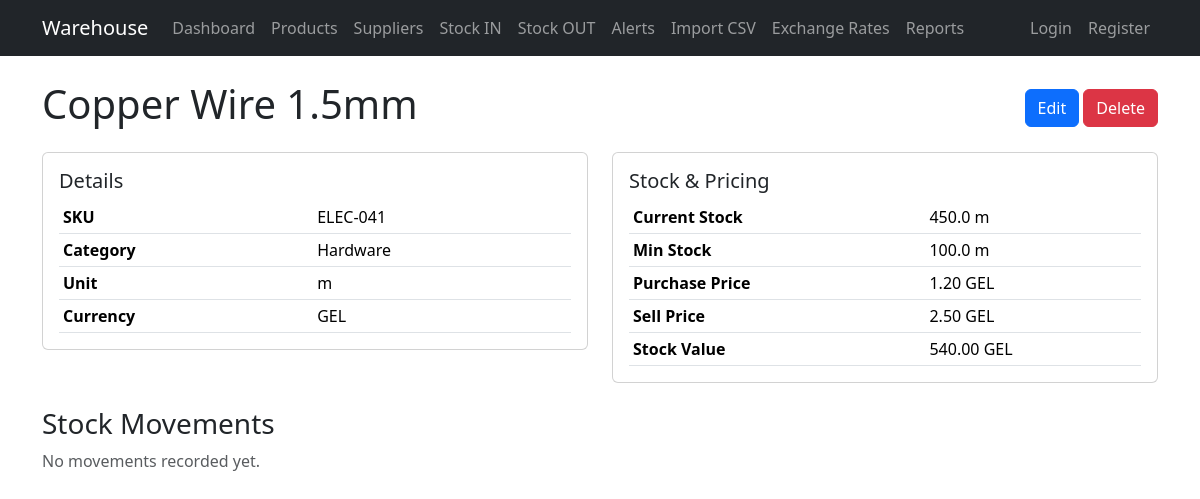
/products/1, run on the app's committed database.
### app/models.py (models this page shows, shortened)
class Product(db.Model):
    __tablename__ = 'products'
    id = db.Column(db.Integer, primary_key=True)
    sku = db.Column(db.String(64), unique=True, nullable=False, index=True)
    name = db.Column(db.String(128), nullable=False)
    category = db.Column(db.String(64), nullable=True)
    unit = db.Column(db.String(16), nullable=False, default='pcs')
    current_stock = db.Column(db.Float, nullable=False, default=0)
    min_stock = db.Column(db.Float, nullable=False, default=0)
    purchase_price = db.Column(db.Float, nullable=False, default=0)
    sell_price = db.Column(db.Float, nullable=False, default=0)
    currency = db.Column(db.String(3), nullable=False, default='GEL')
    movements = db.relationship('StockMovement', back_populates='product', lazy='dynamic')

### app/main/routes.py (the view)
@bp.route('/products/<int:product_id>')
def product_detail(product_id):
    product = Product.query.get_or_404(product_id)
    page = request.args.get('page', 1, type=int)
    movements = StockService.get_movements(product_id, page=page, per_page=15)
    return render_template('main/product_detail.html', product=product, movements=movements)

### app/services/stock_service.py (called while the page is built)
    @staticmethod
    def get_movements(product_id, page=1, per_page=20, movement_type=None,
                      date_from=None, date_to=None):
        query = StockMovement.query.filter_by(product_id=product_id)
        if movement_type:
            query = query.filter_by(type=movement_type)
        if date_from:
            query = query.filter(StockMovement.date >= date_from)
        if date_to:
            query = query.filter(StockMovement.date <= date_to)
        query = query.order_by(StockMovement.date.desc())
        return paginate_query(query, page, per_page)

### app/utils.py (called while the page is built)
def paginate_query(query, page, per_page, min_per_page=10, max_per_page=100):
    per_page = max(min_per_page, min(per_page, max_per_page))
    pagination = query.paginate(page=page, per_page=per_page, error_out=False)
    return {
        'results': [item.to_dict() for item in pagination.items],
        'total': pagination.total,
        'pages': pagination.pages,
        'current_page': pagination.page,
        'per_page': per_page,
        'has_next': pagination.has_next,
        'has_prev': pagination.has_prev,
    }

### app/templates/main/product_detail.html (shortened to what this page needs)
{% extends "base.html" %}
{% block content %}
<div class="d-flex justify-content-between align-items-center mb-3">
    <h1>{{ product.name }}</h1>
    <div>
        <a href="{{ url_for('main.product_edit', product_id=product.id) }}" class="btn btn-primary">Edit</a>
        <form method="POST" action="{{ url_for('main.product_delete', product_id=product.id) }}" class="d-inline" onsubmit="return confirm('Delete this product?')">
            <button type="submit" class="btn btn-danger">Delete</button>
        </form>
    </div>
</div>
<div class="row mb-4">
    <div class="col-md-6">
        <div class="card">
            <div class="card-body">
                <h5>Details</h5>
                <table class="table table-sm mb-0">
                    <tr><th>SKU</th><td>{{ product.sku }}</td></tr>
                    <tr><th>Category</th><td>{{ product.category or '-' }}</td></tr>
                    <tr><th>Unit</th><td>{{ product.unit }}</td></tr>
                    <tr><th>Currency</th><td>{{ product.currency }}</td></tr>
                </table>
            </div>
        </div>
    </div>
    <div class="col-md-6">
        <div class="card">
            <div class="card-body">
                <h5>Stock & Pricing</h5>
                <table class="table table-sm mb-0">
                    <tr>
                        <th>Current Stock</th>
                        <td class="{% if product.current_stock < product.min_stock %}text-danger fw-bold{% endif %}">
                            {{ product.current_stock }} {{ product.unit }}
                        </td>
                    </tr>
                    <tr><th>Min Stock</th><td>{{ product.min_stock }} {{ product.unit }}</td></tr>
                    <tr><th>Purchase Price</th><td>{{ "{:,.2f}".format(product.purchase_price) }} {{ product.currency }}</td></tr>
                    <tr><th>Sell Price</th><td>{{ "{:,.2f}".format(product.sell_price) }} {{ product.currency }}</td></tr>
                    <tr><th>Stock Value</th><td>{{ "{:,.2f}".format(product.current_stock * product.purchase_price) }} {{ product.currency }}</td></tr>
                </table>
            </div>
        </div>
    </div>
</div>
<h3>Stock Movements</h3>
{% if movements.results %}
<div class="table-responsive">
    <table class="table table-striped table-bordered">
        <thead class="table-dark">
            <tr>
                <th>Date</th>
                <th>Type</th>
                <th>Qty</th>
                <th>Cost/Unit</th>
                <th>Supplier</th>
                <th>Destination</th>
                <th>Reference</th>
            </tr>
        </thead>
        <tbody>
            {% for m in movements.results %}
            <tr>
                <td>{{ m.date }}</td>
                <td>
                    {% if m.type == 'in' %}
                    <span class="badge bg-success">IN</span>
                    {% else %}
                    <span class="badge bg-warning">OUT</span>
                    {% endif %}
                </td>
                <td>{{ m.quantity }}</td>
                <td>{{ "{:,.2f}".format(m.cost_per_unit) if m.cost_per_unit else '-' }}</td>
                <td>{{ m.supplier.company if m.supplier else '-' }}</td>
                <td>{{ m.destination or '-' }}</td>
                <td>{{ m.reference or '-' }}</td>
            </tr>
            {% endfor %}
        </tbody>
    </table>
</div>
{% if movements.pages > 1 %}
<nav>
    <ul class="pagination justify-content-center">
        <li class="page-item {% if not movements.has_prev %}disabled{% endif %}">
            <a class="page-link" href="?page={{ movements.current_page - 1 }}">Prev</a>
        </li>
        {% for p in range(1, movements.pages + 1) %}
        <li class="page-item {% if p == movements.current_page %}active{% endif %}">
            <a class="page-link" href="?page={{ p }}">{{ p }}</a>
        </li>
        {% endfor %}
        <li class="page-item {% if not movements.has_next %}disabled{% endif %}">
            <a class="page-link" href="?page={{ movements.current_page + 1 }}">Next</a>
        </li>
    </ul>
</nav>
{% endif %}
{% else %}
<p class="text-muted">No movements recorded yet.</p>
{% endif %}
{% endblock %}

### data on the page
Product: name "Copper Wire 1.5mm", sku "ELEC-041", category "Hardware", unit "m", currency "GEL", current_stock "450.0", min_stock "100.0", purchase_price "1.20", sell_price "2.50", product.current_stock*product.purchase_price "540.00"
